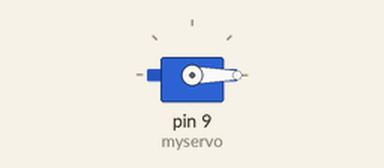
This sketch was run on a simulated Arduino Uno, built with avr-gcc and run on an emulated ATmega328P. Parts: servo.

Above: at 0.05 s.
Timing chart, 0 to 4.6 s (numbered marks = the images above):
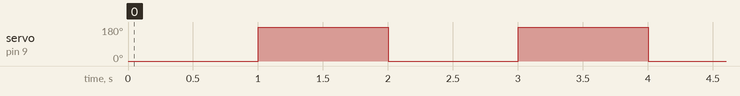

The sketch:

PWM_Servo.ino
```cpp
#include <Servo.h>//之间要有空格，否则编译时会报错。
Servo myservo;//定义舵机变量名
unsigned char jiao;//
void setup()
{
myservo.attach(9);//定义舵机接口（9、10 都可以，缺点只能控制2 个）
}
void loop()
{
  //for(jiao=0;jiao<180;jiao++)
   //{
     myservo.write(0);//设置舵机旋转的角度
     delay(1000);
   //}
   //for(jiao=180;jiao>0;jiao--)
   //{
     myservo.write(180);//设置舵机旋转的角度
     delay(1000);
   //}
}
```

Measured:
- by itself, servo on pin 9 (myservo): alternates 180° for 1.0 s and 0° for 1.0 s
